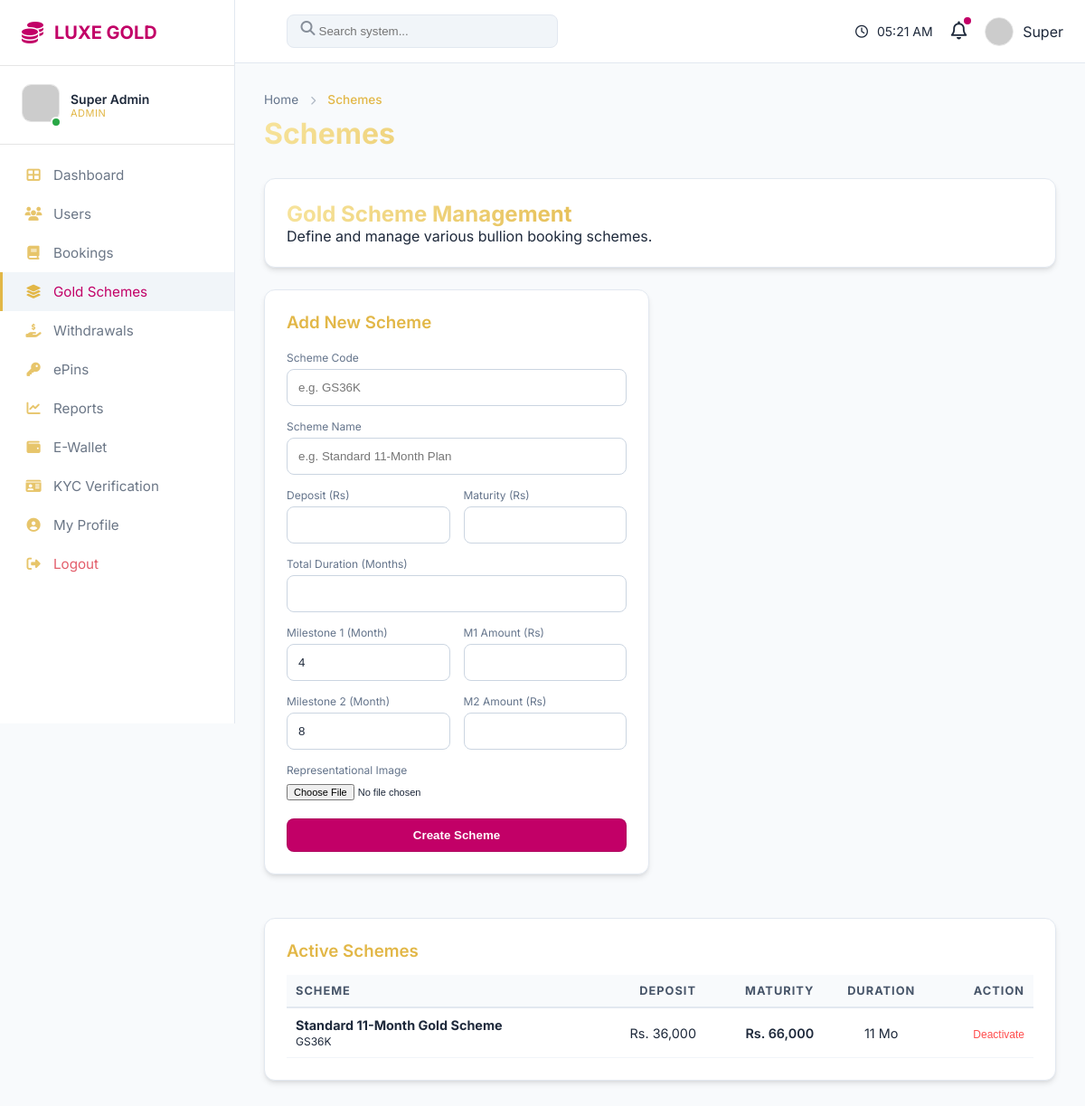
The app's page /dashboards/admin_schemes.php (signed in) with its own data.
### tables this page shows
CREATE TABLE IF NOT EXISTS gold_schemes (
    id INT AUTO_INCREMENT PRIMARY KEY,
    scheme_code VARCHAR(20) UNIQUE NOT NULL,
    scheme_name VARCHAR(100) NOT NULL,
    deposit_amount DECIMAL(15, 2) NOT NULL,
    maturity_amount DECIMAL(15, 2) NOT NULL,
    duration_months INT NOT NULL,
    milestone_1_month INT DEFAULT 4,
    milestone_1_amount DECIMAL(15, 2) DEFAULT 0,
    milestone_2_month INT DEFAULT 8,
    milestone_2_amount DECIMAL(15, 2) DEFAULT 0,
    description TEXT,
    scheme_image VARCHAR(255) DEFAULT NULL,
    is_active BOOLEAN DEFAULT TRUE,
    created_at TIMESTAMP DEFAULT CURRENT_TIMESTAMP
);

### dashboards/admin_schemes.php (the view, shortened to what this page needs)
<?php
require_once '../config/db.php';
$schemes = $pdo->query("SELECT * FROM gold_schemes WHERE is_active = 1 ORDER BY created_at DESC")->fetchAll();
require_once '../layouts/header.php';
?>
<div class="glass-card">
    <h2 class="gold-gradient-text">Gold Scheme Management</h2>
    <p>Define and manage various bullion booking schemes.</p>
</div>
<div class="dashboard-grid" style="margin-top: 24px; align-items: start;">
    <div class="glass-card">
        <h3 class="gold-text">Add New Scheme</h3>
        <form method="POST" enctype="multipart/form-data" style="margin-top: 20px;">
            <div style="margin-bottom: 15px;">
                <label style="font-size: 12px; color: var(--text-muted); display: block; margin-bottom: 5px;">Scheme Code</label>
                <input type="text" name="scheme_code" required class="form-control" placeholder="e.g. GS36K">
            </div>
            <div style="margin-bottom: 15px;">
                <label style="font-size: 12px; color: var(--text-muted); display: block; margin-bottom: 5px;">Scheme Name</label>
                <input type="text" name="scheme_name" required class="form-control" placeholder="e.g. Standard 11-Month Plan">
            </div>
            <div style="display: grid; grid-template-columns: 1fr 1fr; gap: 15px; margin-bottom: 15px;">
                <div>
                    <label style="font-size: 12px; color: var(--text-muted); display: block; margin-bottom: 5px;">Deposit (Rs)</label>
                    <input type="number" name="deposit_amount" required class="form-control">
                </div>
                <div>
                    <label style="font-size: 12px; color: var(--text-muted); display: block; margin-bottom: 5px;">Maturity (Rs)</label>
                    <input type="number" name="maturity_amount" required class="form-control">
                </div>
            </div>
            <div style="margin-bottom: 15px;">
                <label style="font-size: 12px; color: var(--text-muted); display: block; margin-bottom: 5px;">Total Duration (Months)</label>
                <input type="number" name="duration_months" required class="form-control">
            </div>
            <div style="display: grid; grid-template-columns: 1fr 1fr; gap: 15px; margin-bottom: 15px;">
                <div>
                    <label style="font-size: 12px; color: var(--text-muted); display: block; margin-bottom: 5px;">Milestone 1 (Month)</label>
                    <input type="number" name="milestone_1_month" value="4" class="form-control">
                </div>
                <div>
                    <label style="font-size: 12px; color: var(--text-muted); display: block; margin-bottom: 5px;">M1 Amount (Rs)</label>
                    <input type="number" name="milestone_1_amount" class="form-control">
                </div>
            </div>
            <div style="display: grid; grid-template-columns: 1fr 1fr; gap: 15px; margin-bottom: 15px;">
                <div>
                    <label style="font-size: 12px; color: var(--text-muted); display: block; margin-bottom: 5px;">Milestone 2 (Month)</label>
                    <input type="number" name="milestone_2_month" value="8" class="form-control">
                </div>
                <div>
                    <label style="font-size: 12px; color: var(--text-muted); display: block; margin-bottom: 5px;">M2 Amount (Rs)</label>
                    <input type="number" name="milestone_2_amount" class="form-control">
                </div>
            </div>
            <div style="margin-bottom: 20px;">
                <label style="font-size: 12px; color: var(--text-muted); display: block; margin-bottom: 5px;">Representational Image</label>
                <input type="file" name="scheme_image" style="font-size: 11px;">
            </div>
            <button type="submit" class="btn-gold" style="width: 100%;">Create Scheme</button>
        </form>
    </div>
    <div class="glass-card" style="grid-column: span 2;">
        <h3 class="gold-text">Active Schemes</h3>
        <table style="width: 100%; border-collapse: collapse; margin-top: 15px;">
            <thead>
                <tr style="border-bottom: 2px solid var(--glass-border);">
                    <th style="text-align: left; padding: 10px;">Scheme</th>
                    <th style="text-align: right; padding: 10px;">Deposit</th>
                    <th style="text-align: right; padding: 10px;">Maturity</th>
                    <th style="text-align: center; padding: 10px;">Duration</th>
                    <th style="text-align: right; padding: 10px;">Action</th>
                </tr>
            </thead>
            <tbody>
                <?php foreach ($schemes as $s): ?>
                    <tr style="border-bottom: 1px solid var(--glass-border);">
                        <td style="padding: 10px;">
                            <strong><?php echo $s['scheme_name']; ?></strong><br>
                            <small><?php echo $s['scheme_code']; ?></small>
                        </td>
                        <td style="padding: 10px; text-align: right;">Rs. <?php echo number_format($s['deposit_amount']); ?></td>
                        <td style="padding: 10px; text-align: right;" class="gold-text">Rs. <?php echo number_format($s['maturity_amount']); ?></td>
                        <td style="padding: 10px; text-align: center;"><?php echo $s['duration_months']; ?> Mo</td>
                        <td style="padding: 10px; text-align: right;">
                            <form method="POST" style="display: inline;">
                                <button type="submit" style="background: none; border: none; color: #ff4d4d; cursor: pointer; font-size: 12px;">Deactivate</button>
                            </form>
                        </td>
                    </tr>
                <?php endforeach; ?>
            </tbody>
        </table>
    </div>
</div>
<?php require_once '../layouts/footer.php'; ?>

### assets/css/theme.css (style rules this page uses)
:root { --brand-magenta: #C20067; --brand-magenta-dark: #8b0046; --brand-gold-pure: #E2B747; --brand-gold-light: #F7E49D; --brand-gold-dark: #A37A24; --bg-dark-premium: #16000D; --bg-sidebar: #1a0010; --glass-surface: rgba(255, 255, 255, 0.04); --glass-border: rgba(226, 183, 71, 0.15); --state-locked: #64748b; --state-glow: 0 0 15px rgba(242, 183, 71, 0.6); --success-color: #28a745; --danger-color: #dc3545; --warning-color: #ffc107; --font-main: 'Inter', -apple-system, BlinkMacSystemFont, "Segoe UI", Roboto, sans-serif; --text-main: #f8fafc; --text-muted: #94a3b8; }
* { box-sizing: border-box; margin: 0; padding: 0; }
body { background-color: var(--bg-dark-premium); color: var(--text-main); font-family: var(--font-main); min-height: 100vh; display: flex; overflow-x: hidden; }
body.theme-light { --bg-dark-premium: #f8fafc; --bg-sidebar: #ffffff; --glass-surface: rgba(255, 255, 255, 0.9); --glass-border: rgba(0, 0, 0, 0.1); --text-main: #1e293b; --text-muted: #64748b; --brand-magenta-dark: #c20067; }
body.theme-light .glass-card, body.theme-light .card { background: #ffffff; border: 1px solid #e2e8f0; box-shadow: 0 4px 6px -1px rgba(0, 0, 0, 0.1), 0 2px 4px -1px rgba(0, 0, 0, 0.06); }
body.theme-light th { background: #f8fafc; border-bottom: 2px solid #e2e8f0; color: #475569; }
body.theme-light td { border-bottom: 1px solid #f1f5f9; color: #1e293b; }
body.theme-light .form-control { background: #ffffff; border: 1px solid #cbd5e1; color: #1e293b; }
.glass-card, .card { background: var(--glass-surface); backdrop-filter: blur(12px); -webkit-backdrop-filter: blur(12px); border: 1px solid var(--glass-border); border-radius: 12px; padding: 24px; margin-bottom: 24px; box-shadow: 0 8px 32px rgba(0, 0, 0, 0.3), inset 0 0 10px rgba(194, 0, 103, 0.05); transition: transform 0.2s, border-color 0.2s; }
.dashboard-grid { display: grid; grid-template-columns: repeat(auto-fit, minmax(300px, 1fr)); gap: 24px; }
.gold-gradient-text { background: linear-gradient(135deg, #F7E49D 0%, #E2B747 50%, #A37A24 100%); -webkit-background-clip: text; -webkit-text-fill-color: transparent; font-weight: 700; }
.gold-text { color: var(--brand-gold-pure); font-weight: 600; }
.btn-gold, .btn-primary { background: linear-gradient(135deg, var(--brand-magenta) 0%, var(--brand-magenta-dark) 100%); color: white; border: 1px solid var(--glass-border); padding: 10px 24px; border-radius: 8px; font-weight: 600; cursor: pointer; transition: all 0.3s; text-decoration: none; display: inline-block; text-align: center; }
table { width: 100%; border-collapse: collapse; }
th { text-align: left; padding: 15px; font-size: 0.8rem; text-transform: uppercase; color: var(--text-muted); border-bottom: 1px solid var(--glass-border); letter-spacing: 1px; }
td { padding: 15px; border-bottom: 1px solid var(--glass-border); font-size: 0.9rem; color: var(--text-main); }
.form-control { width: 100%; background: rgba(0, 0, 0, 0.2); border: 1px solid var(--glass-border); border-radius: 8px; padding: 12px; color: white; outline: none; transition: border-color 0.2s; }

### records on screen
gold_schemes: scheme_name "Standard 11-Month Gold Scheme", scheme_code "GS36K", deposit_amount "36,000", maturity_amount "66,000", duration_months "11"

### other values on screen
$_SESSION['full_name'] "Super Admin"
$_SESSION['role'] "ADMIN"
explode(' ', $_SESSION['full_name'] ?? 'User')[0] "Super"
$label "Schemes"
$title "Schemes"
